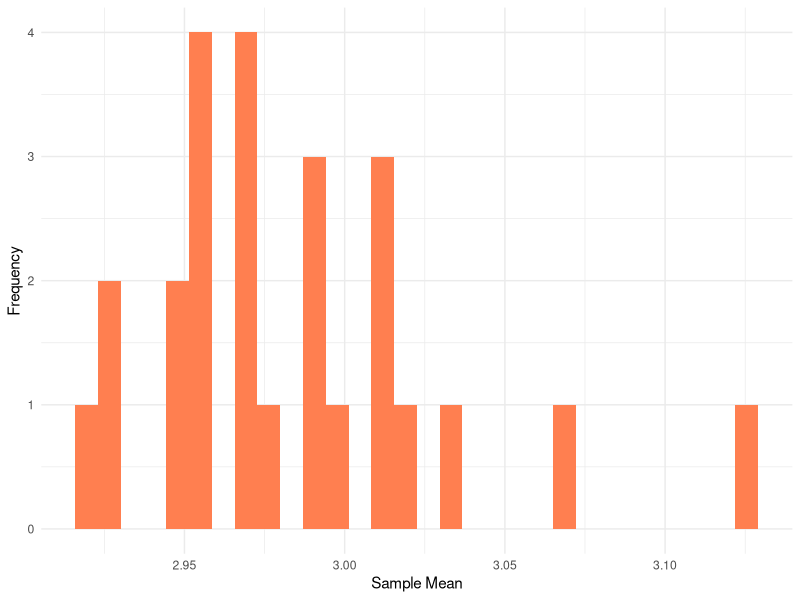

The R script that drew this image:
## ---- chunk 1
library(dplyr)

tibble(
  Sample = c("Dave","Gaby","Evan","Mike",
             "Jeff","Paul","Sean"),
  Mean = c(10,runif(6,1,9))
)
## ---- chunk 2
library(ggplot2)

# Collect 500 Random Samples 25 Times
replicate(
  25,
  runif(500,1,5) |> round(0) 
) |> 
  # Coerce into Dataframe
  data.frame() |> 
  # Calculate mean
  summarise_all(mean) |> 
  tidyr::pivot_longer(
    everything(),
    names_to = "sample",
    values_to = "sample_mean"
  ) |> 
  # Plot
  ggplot(aes(sample_mean)) +
  geom_histogram(
    fill = "coral"
  ) + 
  theme_minimal() + 
  labs(
    x = "Sample Mean",
    y = "Frequency"
  )
  
